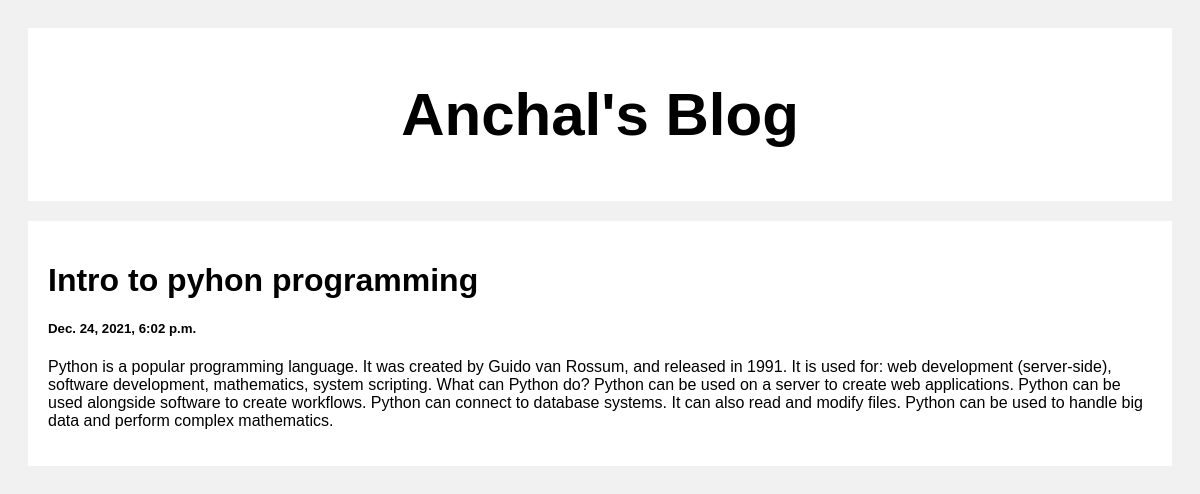
The app's page /post/1/ with its own data.
### posts/models.py (models this page shows, shortened)
class Post(models.Model):
    title = models.CharField(max_length = 200)
    created_at = models.DateTimeField('date published')
    body = models.CharField(max_length = 500)

### posts/views.py (the view)
# urls.py: path('<int:post_id>/', views.get_details, name = 'details')
def get_details(request,post_id):
    post = get_object_or_404(Post, pk = post_id)
    post_data = dict({
        'posts' : post
    })
    return render(request, 'posts.html', context = post_data)

### templates/posts.html (shortened to what this page needs)
<!DOCTYPE html>
<html>
<head>
</head>
<body>
<div class="header">
  <h2>Anchal's Blog</h2>
</div>
<div class="row">
  <div class="leftcolumn">
    <div class="card">
        <h1>{{posts.title}}</h1>
        <h5>{{posts.created_at}}</h5>
        <p>{{posts.body}}</p>
    </div>
  </div>
</div>
</body>
</html>

### templates/posts.html (style rules this page uses)
* { box-sizing: border-box; }
body { font-family: Arial; padding: 20px; background: #f1f1f1; }
.header { padding: 2px; font-size: 40px; text-align: center; background: white; }
.leftcolumn { float: left; width: 100%; }
.card { background-color: white; padding: 20px; margin-top: 20px; }
.row:after { content: ""; display: table; clear: both; }

### records on screen
Post: title "Intro to pyhon programming", created_at "Dec. 24, 2021, 6:02 p.m.", body "Python is a popular programming language. It was created by Guido van Rossum, and released in 1991. It is used for: web development (server-side), software development, mathematics, system scripting. What can Python do? Python can be used on a server to create web applications. Python can be used alongside software to create workflows. Python can connect to database systems. It can also read and modify files. Python can be used to handle big data and perform complex mathematics."
